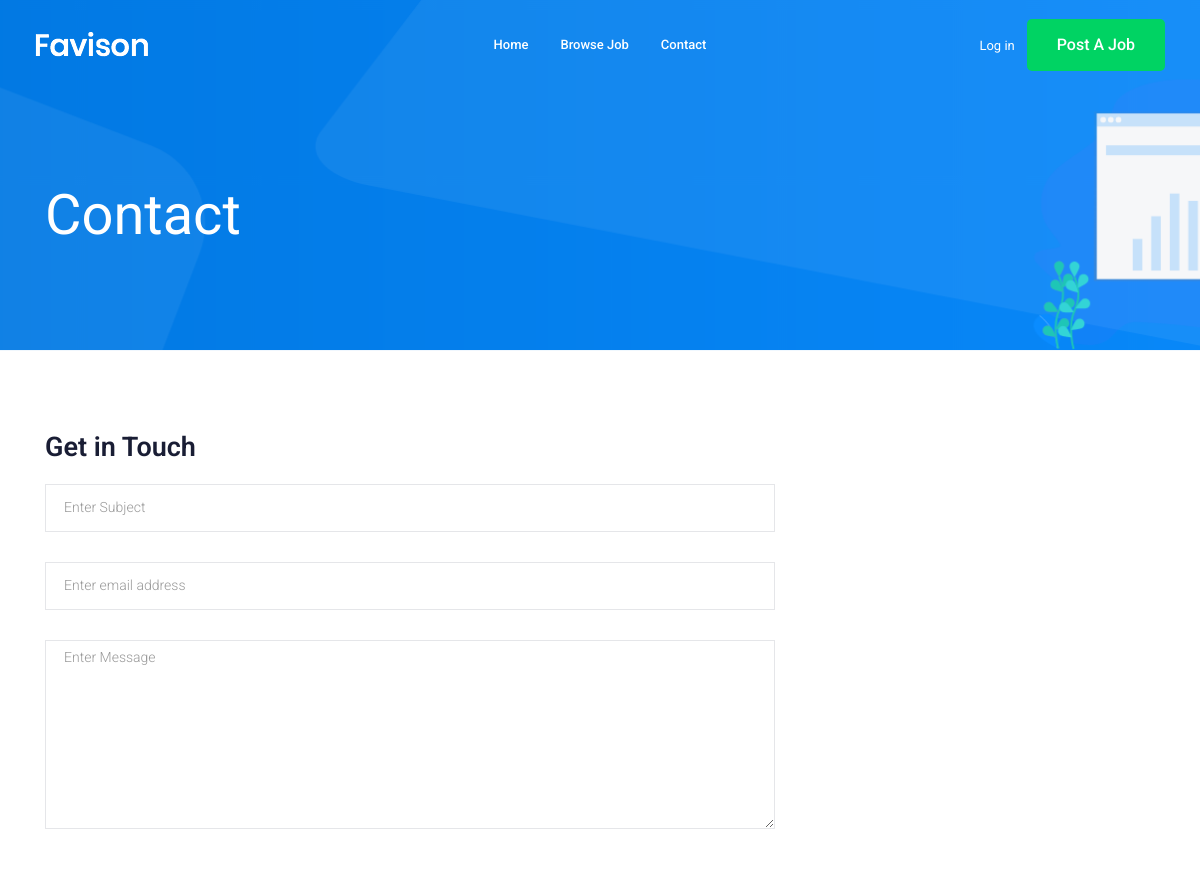
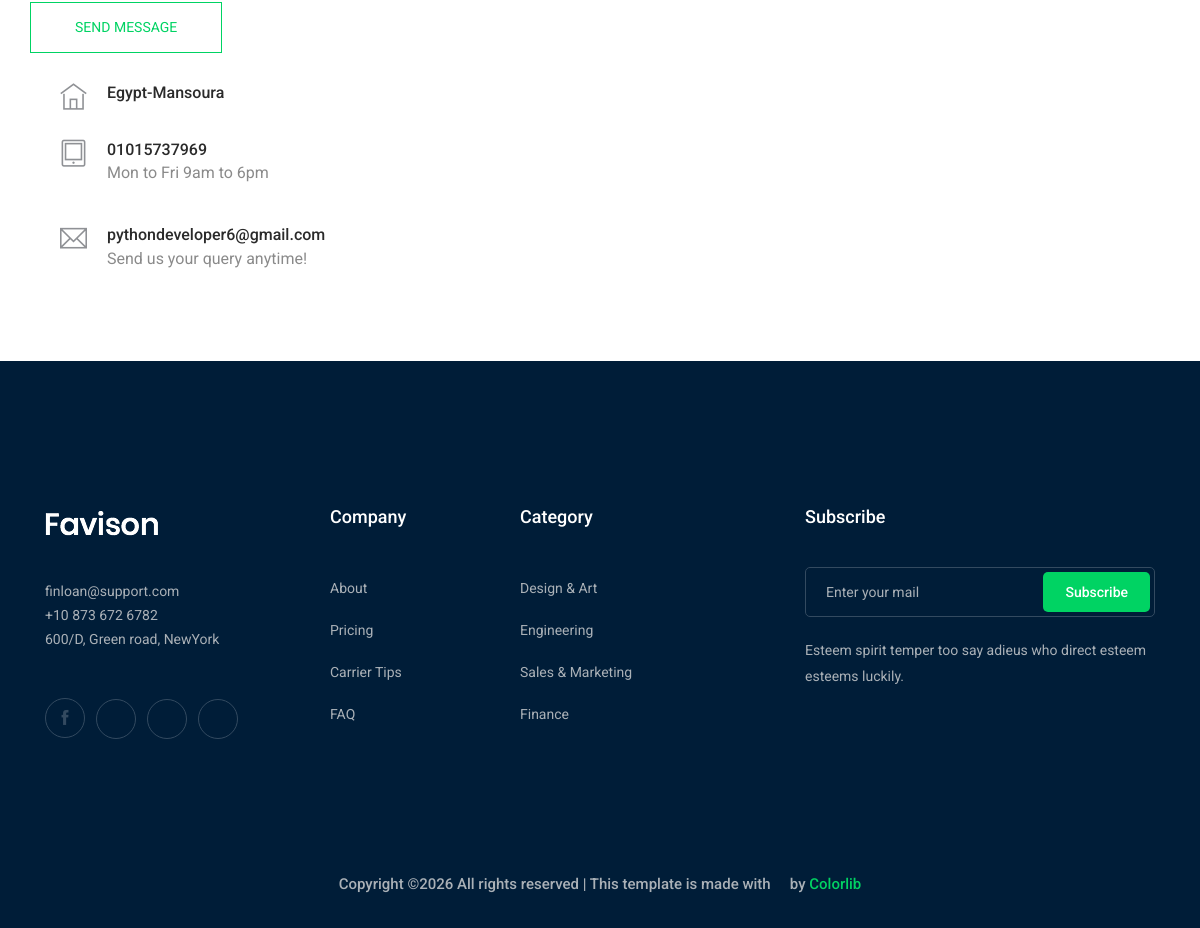
The page /contact-us/ on the database its author committed (2 pictures, top to bottom).
### contact/models.py (models this page shows, shortened)
class Info(models.Model):
  place = models.CharField(max_length=50)
  phone_number = models.CharField(max_length=20)
  email = models.EmailField(max_length=250)
  class Meta:
      verbose_name = "Contact Information"
      verbose_name_plural = "Contact Informations"

### contact/views.py (the view, shortened to what this page needs)
# urls.py: path('', views.send_message, name='contact'),
def send_message(request):
    myinfo = Info.objects.first()
    return render(request, 'contact/contact.html', {'myinfo': myinfo})

### contact/templates/contact/contact.html (shortened to what this page needs)
{% extends "base.html" %}
{% block body %}
    <div class="bradcam_area bradcam_bg_1">
        <div class="container">
            <div class="row">
                <div class="col-xl-12">
                    <div class="bradcam_text">
                        <h3>contact</h3>
                    </div>
                </div>
            </div>
        </div>
    </div>
  <section class="contact-section section_padding">
    <div class="container">
      <div class="row">
        <div class="col-12">
          <h2 class="contact-title">Get in Touch</h2>
        </div>
        <div class="col-lg-8">
          <form class="form-contact contact_form"  method="post">
            <div class="row">
              <div class="col-12">
                <div class="form-group">
                  <input class="form-control" name="subject" id="subject" type="text" onfocus="this.placeholder = ''" onblur="this.placeholder = 'Enter Subject'" placeholder = 'Enter Subject'>
                </div>
              </div>
              <div class="col-sm-12">
                <div class="form-group">
                  <input class="form-control" name="email" id="email" type="email" onfocus="this.placeholder = ''" onblur="this.placeholder = 'Enter email address'" placeholder = 'Enter email address'>
                </div>
              </div>
              <div class="col-12">
                <div class="form-group">
                    <textarea class="form-control w-100" name="message" id="message" cols="30" rows="9" onfocus="this.placeholder = ''" onblur="this.placeholder = 'Enter Message'" placeholder = 'Enter Message'></textarea>
                </div>
              </div>
            <div class="form-group mt-3">
              <button type="submit" class="button button-contactForm btn_4 boxed-btn">Send Message</button>
            </div>
          </form>
        </div>
        <div class="col-lg-4">
          <div class="media contact-info">
            <span class="contact-info__icon"><i class="ti-home"></i></span>
            <div class="media-body">
              <h3>{{ myinfo.place }}</h3>
            </div>
          </div>
          <div class="media contact-info">
            <span class="contact-info__icon"><i class="ti-tablet"></i></span>
            <div class="media-body">
              <h3>{{ myinfo.phone_number }}</h3>
              <p>Mon to Fri 9am to 6pm</p>
            </div>
          </div>
          <div class="media contact-info">
            <span class="contact-info__icon"><i class="ti-email"></i></span>
            <div class="media-body">
              <h3>{{ myinfo.email }}</h3>
              <p>Send us your query anytime!</p>
            </div>
          </div>
        </div>
      </div>
    </div>
  </section>
{% endblock %}

### rows shown on the page
Info: place "Egypt-Mansoura", phone_number "01015737969", email "pythondeveloper6@gmail.com"
